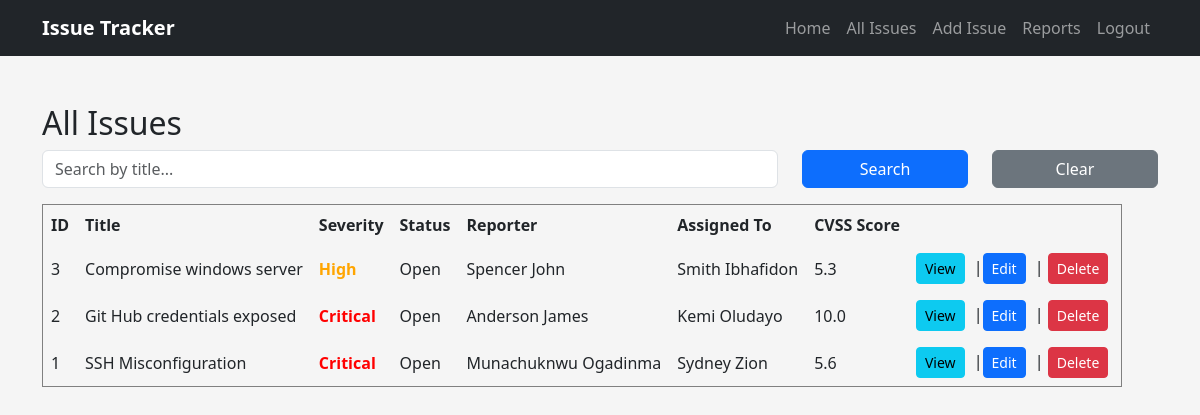
The page /issues-page (signed in) on the database as committed earlier.
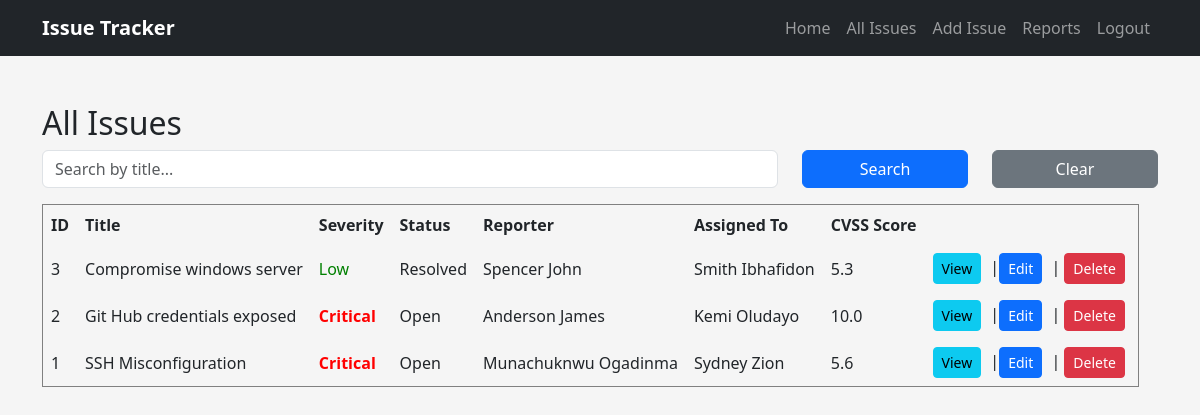
The same page on the database as committed later.
### models.py (models this page shows, shortened)
class VulnIssue(db.Model):
    __tablename__ = "issues"
    id = db.Column(db.Integer, primary_key=True,autoincrement=True)
    title = db.Column(db.String(100), nullable=False)
    description = db.Column(db.Text, nullable=False)
    severity = db.Column(db.String(20), nullable=False)
    status = db.Column(db.String(20), nullable=False)
    reporter = db.Column(db.String(100), nullable=False)
    assigned_to = db.Column(db.String(100), nullable=False)
    affected_system = db.Column(db.String(150), nullable=False)
    cvss_score = db.Column(db.Float, nullable=False)
    created_at = db.Column(db.DateTime, default=datetime.utcnow)
    updated_at = db.Column(
    db.DateTime,
    default=datetime.utcnow,
    onupdate=datetime.utcnow
    )

### routes.py (the view)
@api.route("/issues-page")
def issues_page():
    search = request.args.get("search", "").strip()
    issues = VulnIssue.query
    if search:
        issues = issues.filter(
            VulnIssue.title.contains(search))
    issues = issues.order_by(
        VulnIssue.created_at.desc()).all()
    if not login_required():
        return redirect(url_for("api.login"))
    return render_template(
        "issues.html",
        issues=issues,
        search=search
    )

### routes.py (called while the page is built)
def login_required():
    if "username" not in session:
        return False
    return True

### templates/issues.html
{% extends "base.html" %} {% block title %} All Issues {% endblock %} {% block
content %}
<h2>All Issues</h2>
<form method="GET" class="mb-3">
  <div class="row">
    <div class="col-md-8">
      <input
        type="text"
        class="form-control"
        name="search"
        placeholder="Search by title..."
        value="{{ search if search else '' }}"
      />
    </div>
    <div class="col-md-2">
      <button type="submit" class="btn btn-primary w-100">Search</button>
    </div>
    <div class="col-md-2">
      <a href="/issues-page" class="btn btn-secondary w-100"> Clear </a>
    </div>
  </div>
</form>
<table border="1" cellpadding="8">
  <tr>
    <th>ID</th>
    <th>Title</th>
    <th>Severity</th>
    <th>Status</th>
    <th>Reporter</th>
    <th>Assigned To</th>
    <th>CVSS Score</th>
  </tr>
  {% for issue in issues %}
  <tr>
    <td>{{ issue.id }}</td>
    <td>{{ issue.title }}</td>
    <td>
      {% if issue.severity == "Critical" %}
      <span style="color: red; font-weight: bold"> {{ issue.severity }} </span>
      {% elif issue.severity == "High" %}
      <span style="color: orange; font-weight: bold">
        {{ issue.severity }}
      </span>
      {% elif issue.severity == "Medium" %}
      <span style="color: gold"> {{ issue.severity }} </span>
      {% else %}
      <span style="color: green"> {{ issue.severity }} </span>
      {% endif %}
    </td>
    <td>{{ issue.status }}</td>
    <td>{{ issue.reporter }}</td>
    <td>{{ issue.assigned_to }}</td>
    <td>{{ issue.cvss_score }}</td>
    <td>
      <a href="/view_issue/{{ issue.id }}" class="btn btn-info btn-sm">View</a>
      |<a href="/edit-issue/{{ issue.id }}" class="btn btn-primary btn-sm">
        Edit
      </a>
      |
      <a href="/delete-issue/{{ issue.id }}" class="btn btn-danger btn-sm">
        Delete
      </a>
    </td>
  </tr>
  {% endfor %}
</table>
{% endblock %}

### templates/base.html (shortened to what this page needs)
<!doctype html>
<html lang="en">
  <head>
    <link
      href="https://cdn.jsdelivr.net/npm/bootstrap@5.3.7/dist/css/bootstrap.min.css"
      rel="stylesheet"
    />
    <link
      rel="stylesheet"
      href="{{ url_for('static', filename='css/style.css') }}"
    />
  </head>
  <body>
    <nav class="navbar navbar-expand-lg navbar-dark bg-dark">
      <div class="container">
        <a class="navbar-brand" href="/">Issue Tracker</a>
        <div class="collapse navbar-collapse" id="navbarNav">
          <ul class="navbar-nav ms-auto">
            <li class="nav-item">
              <a class="nav-link" href="/">Home</a>
            </li>
            <li class="nav-item">
              <a class="nav-link" href="/issues-page">All Issues</a>
            </li>
            <li class="nav-item">
              <a class="nav-link" href="/create-issue">Add Issue</a>
            </li>
            <li class="nav-item">
              <a class="nav-link" href="/reports">Reports</a>
            </li>
            <li class="nav-item">
              <a class="nav-link" href="{{ url_for('api.logout') }}">
                Logout
              </a>
            </li>
          </ul>
        </div>
      </div>
    </nav>
    <div class="container mt-5">{% block content %} {% endblock %}</div>
  </body>
</html>

### static/css/style.css (style rules this page uses)
body { background: #f5f5f5; }
.navbar-brand { font-weight: bold; }
.btn { margin-right: 10px; }
.btn-sm { margin-right: 5px; }

Rows that differ between the two databases and show on the page:
changed VulnIssue "Compromise windows server": status "Open" → "Resolved"; severity "High" → "Low"
